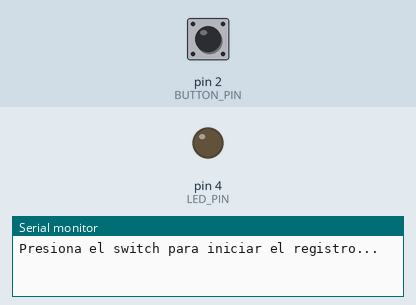
A sketch run on a simulated Arduino Uno, built with avr-gcc and run on an emulated ATmega328P. Parts: output pins drawn as LEDs (lit = HIGH), the last lines printed to the serial monitor. The test bench sets the inputs (shaded band); at power-on: pin 2 (BUTTON_PIN) HIGH. Pins used as bus, display or sensor lines are not drawn.

Above: at 1.2 s.
1.3 s: pin 2 (BUTTON_PIN) pulled LOW for 0.15 s
At 2.5 s:
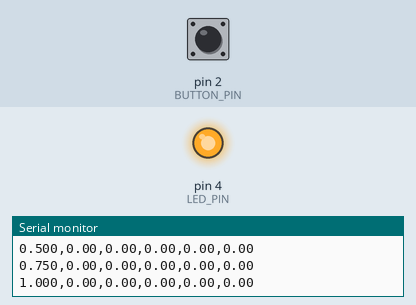
2.9 s: pin 2 (BUTTON_PIN) pulled LOW for 1 s
At 3.6 s:
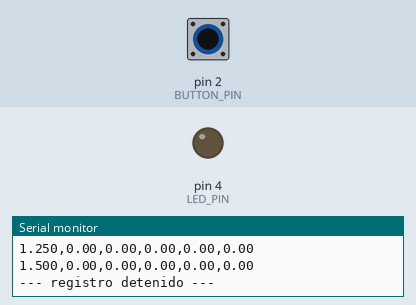
5.4 s: pin 2 (BUTTON_PIN) pulled LOW for 3.2 s
At 6.8 s:
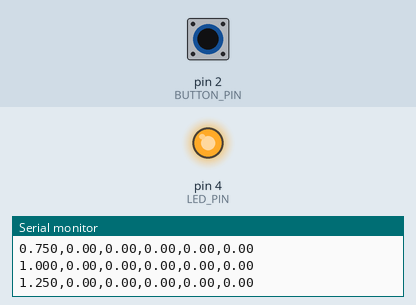
Timing chart, 0 to 8.4 s (numbered marks = the images above; inputs shaded):
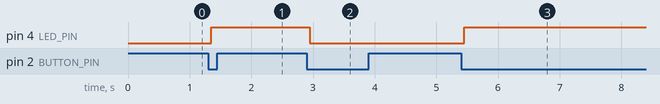

The sketch:

termo01.ino
```cpp
#include <SPI.h>

// Un pin CS por modulo MAX6675. SO (pin 12) y SCK (pin 13) son compartidos (bus SPI).
const uint8_t CS_PINS[] = {10, 9, 8, 7, 6};
const uint8_t NUM_SENSORS = sizeof(CS_PINS) / sizeof(CS_PINS[0]);

const uint8_t BUTTON_PIN = 2;                   // pulsador entre este pin y GND (usa pull-up interno)
const uint8_t LED_PIN = 4;                      // LED indicador: encendido mientras registra
const unsigned long SAMPLE_INTERVAL_MS = 250;   // periodo de muestreo (minimo recomendado para el MAX6675, ~220 ms por conversion)
const unsigned long DEBOUNCE_MS = 50;

SPISettings max6675_spi(4000000, MSBFIRST, SPI_MODE0);

bool logging = false;
unsigned long loggingStartTime = 0;
unsigned long lastSampleTime = 0;

bool lastButtonReading = HIGH;
unsigned long lastDebounceTime = 0;

bool readMAX6675(uint8_t csPin, double &temperatureC) {
  SPI.beginTransaction(max6675_spi);
  digitalWrite(csPin, LOW);
  delayMicroseconds(10);

  uint16_t data = SPI.transfer16(0x00);

  digitalWrite(csPin, HIGH);
  SPI.endTransaction();

  if (data & 0x4) {
    return false;  // termocupla no conectada / abierta
  }

  data >>= 3;
  temperatureC = data * 0.25;
  return true;
}

void printHeader() {
  Serial.print("Tiempo_s");
  for (uint8_t i = 0; i < NUM_SENSORS; i++) {
    Serial.print(",S");
    Serial.print(i + 1);
  }
  Serial.println();
}

void logRow() {
  double elapsedS = (millis() - loggingStartTime) / 1000.0;
  Serial.print(elapsedS, 3);

  for (uint8_t i = 0; i < NUM_SENSORS; i++) {
    double temperature;
    Serial.print(",");
    if (readMAX6675(CS_PINS[i], temperature)) {
      Serial.print(temperature, 2);
    } else {
      Serial.print("NC");
    }
  }
  Serial.println();
}

// Pulsador momentaneo: cada flanco de bajada alterna inicio/parada del registro.
void handleButton() {
  bool reading = digitalRead(BUTTON_PIN);

  if (reading != lastButtonReading) {
    lastDebounceTime = millis();
  }

  if ((millis() - lastDebounceTime) > DEBOUNCE_MS) {
    static bool buttonState = HIGH;
    if (reading != buttonState) {
      buttonState = reading;
      if (buttonState == LOW) {
        logging = !logging;
        if (logging) {
          loggingStartTime = millis();
          lastSampleTime = loggingStartTime - SAMPLE_INTERVAL_MS;  // primer muestreo inmediato
          printHeader();
        } else {
          Serial.println("--- registro detenido ---");
        }
      }
    }
  }

  lastButtonReading = reading;
}

void setup() {
  Serial.begin(9600);

  for (uint8_t i = 0; i < NUM_SENSORS; i++) {
    pinMode(CS_PINS[i], OUTPUT);
    digitalWrite(CS_PINS[i], HIGH);
  }

  pinMode(BUTTON_PIN, INPUT_PULLUP);

  pinMode(LED_PIN, OUTPUT);
  digitalWrite(LED_PIN, LOW);

  SPI.begin();

  Serial.println("Presiona el switch para iniciar el registro...");
}

void loop() {
  handleButton();

  digitalWrite(LED_PIN, logging ? HIGH : LOW);

  if (logging && (millis() - lastSampleTime >= SAMPLE_INTERVAL_MS)) {
    lastSampleTime += SAMPLE_INTERVAL_MS;
    logRow();
  }
}
```

Measured:
- after the input at 1.3 s, pin 4 (LED_PIN): LOW → HIGH after 0.05 s
- after the input at 2.9 s, pin 4 (LED_PIN): HIGH → LOW after 0.05 s
- after the input at 5.4 s, pin 4 (LED_PIN): LOW → HIGH after 0.05 s
